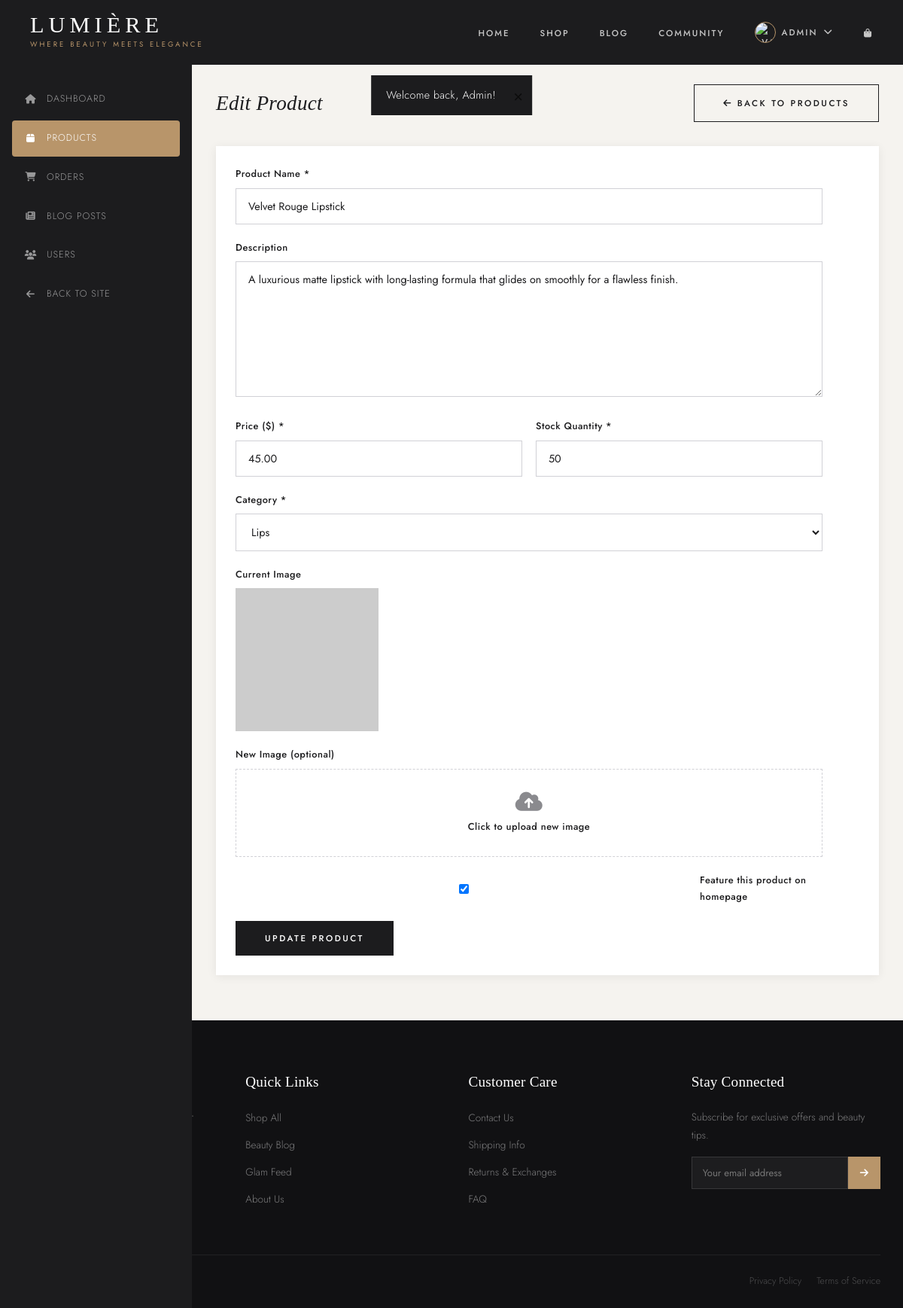
/admin/edit-product.php?id=1 (signed in), run on the app's committed database.
### tables this page shows
CREATE TABLE products (
    id INT PRIMARY KEY AUTO_INCREMENT,
    name VARCHAR(255) NOT NULL,
    description TEXT,
    price DECIMAL(10, 2) NOT NULL,
    category ENUM('Lips', 'Eyes', 'Face', 'Sets') NOT NULL,
    image VARCHAR(255) NOT NULL,
    stock INT DEFAULT 0,
    featured TINYINT(1) DEFAULT 0,
    created_at TIMESTAMP DEFAULT CURRENT_TIMESTAMP
);

### includes/db.php (called while the page is built, shortened)
<?php
function h($string) {
    return htmlspecialchars($string, ENT_QUOTES, 'UTF-8');
}

### admin/edit-product.php (the view, shortened to what this page needs)
<?php
require_once '../includes/db.php';
$productId = filter_input(INPUT_GET, 'id', FILTER_VALIDATE_INT);
$stmt = $pdo->prepare("SELECT * FROM products WHERE id = ?");
$stmt->execute([$productId]);
$product = $stmt->fetch();
require_once '../includes/header.php';
?>
<div class="admin-layout">
    <aside class="admin-sidebar">
        <ul class="admin-sidebar-menu">
            <li><a href="dashboard.php"><i class="fas fa-home"></i> Dashboard</a></li>
            <li><a href="products.php" class="active"><i class="fas fa-box"></i> Products</a></li>
            <li><a href="orders.php"><i class="fas fa-shopping-cart"></i> Orders</a></li>
            <li><a href="blogs.php"><i class="fas fa-newspaper"></i> Blog Posts</a></li>
            <li><a href="users.php"><i class="fas fa-users"></i> Users</a></li>
            <li><a href="../index.php"><i class="fas fa-arrow-left"></i> Back to Site</a></li>
        </ul>
    </aside>
    <div class="admin-main">
        <div class="admin-header">
            <h1>Edit Product</h1>
            <a href="products.php" class="btn btn-outline">
                <i class="fas fa-arrow-left"></i> Back to Products
            </a>
        </div>
        <div class="admin-card">
            <form method="POST" enctype="multipart/form-data" class="admin-form">
                <div class="form-group">
                    <label for="name">Product Name *</label>
                    <input type="text" id="name" name="name" value="<?php echo h($product['name']); ?>" required>
                </div>
                <div class="form-group">
                    <label for="description">Description</label>
                    <textarea id="description" name="description"><?php echo h($product['description']); ?></textarea>
                </div>
                <div class="form-row">
                    <div class="form-group">
                        <label for="price">Price ($) *</label>
                        <input type="number" id="price" name="price" step="0.01" min="0"
                               value="<?php echo h($product['price']); ?>" required>
                    </div>
                    <div class="form-group">
                        <label for="stock">Stock Quantity *</label>
                        <input type="number" id="stock" name="stock" min="0"
                               value="<?php echo h($product['stock']); ?>" required>
                    </div>
                </div>
                <div class="form-group">
                    <label for="category">Category *</label>
                    <select id="category" name="category" required>
                        <option value="Lips" <?php echo $product['category'] === 'Lips' ? 'selected' : ''; ?>>Lips</option>
                    </select>
                </div>
                <div class="form-group">
                    <label>Current Image</label>
                    <img src="../uploads/products/<?php echo h($product['image']); ?>" alt="Current image" class="current-image"
                         onerror="this.src='https://placehold.co/200x200/f5f0e8/c9a84c?text=Product'">
                </div>
                <div class="form-group">
                    <label for="image">New Image (optional)</label>
                    <label class="image-upload-admin" style="display: block; cursor: pointer;">
                        <i class="fas fa-cloud-upload-alt"></i>
                        <p>Click to upload new image</p>
                    </label>
                </div>
                <div class="form-group">
                    <label style="display: flex; align-items: center; gap: 10px; cursor: pointer;">
                        <input type="checkbox" name="featured" value="1" <?php echo $product['featured'] ? 'checked' : ''; ?>>
                        Feature this product on homepage
                    </label>
                </div>
                <button type="submit" class="btn btn-primary">Update Product</button>
            </form>
        </div>
    </div>
</div>
<?php require_once '../includes/footer.php'; ?>

### css/style.css (style rules this page uses)
:root { --ivory: #FAF7F2; --charcoal: #1C1C1E; --charcoal-2: #2C2C2E; --rose-gold: #B8956A; --rose-gold-lt: #C9A96E; --blush: #F2E8E1; --blush-dark: #E8D5C8; --white: #FFFFFF; --muted: #8A8A8E; --muted-light: #D1D1D6; --success: #34A853; --error: #C0392B; --warning: #E67E22; --font-head: 'Cormorant Garamond', Georgia, serif; --font-body: 'Jost', 'Helvetica Neue', sans-serif; --ease: cubic-bezier(0.25, 0.46, 0.45, 0.94); --trans: all 0.35s var(--ease); --shadow-sm: 0 2px 12px rgba(28,28,30,0.07); --shadow-md: 0 8px 32px rgba(28,28,30,0.12); --shadow-lg: 0 20px 60px rgba(28,28,30,0.15); }
*, *::before, *::after { margin: 0; padding: 0; box-sizing: border-box; }
html { scroll-behavior: smooth; }
body { font-family: var(--font-body); font-weight: 300; font-size: 15px; line-height: 1.75; color: var(--charcoal); background-color: var(--ivory); -webkit-font-smoothing: antialiased; }
a { text-decoration: none; color: inherit; transition: var(--trans); }
ul { list-style: none; }
img { max-width: 100%; height: auto; display: block; }
button { cursor: pointer; font-family: inherit; border: none; background: none; }
input, textarea, select { font-family: inherit; font-size: inherit; }
h1, h2, h3, h4, h5, h6 { font-family: var(--font-head); font-weight: 400; line-height: 1.25; color: var(--charcoal); letter-spacing: 0.01em; }
h1 { font-size: clamp(2.8rem, 6vw, 5rem); }
.btn { display: inline-block; padding: 14px 38px; font-family: var(--font-body); font-size: 0.72rem; font-weight: 500; letter-spacing: 2.5px; text-transform: uppercase; cursor: pointer; transition: var(--trans); border: none; position: relative; overflow: hidden; }
.btn-primary { background: var(--charcoal); color: var(--white); border: 1.5px solid var(--charcoal); }
.btn-outline { background: transparent; color: var(--charcoal); border: 1.5px solid var(--charcoal); }
.form-group { margin-bottom: 20px; }
.form-group label { display: block; margin-bottom: 7px; font-weight: 500; font-size: 0.8rem; letter-spacing: 0.5px; }
.form-group input, .form-group textarea, .form-group select { width: 100%; padding: 13px 16px; border: 1px solid var(--muted-light); background: var(--white); transition: var(--trans); font-size: 0.9rem; color: var(--charcoal); outline: none; }
.form-row { display: grid; grid-template-columns: 1fr 1fr; gap: 18px; }
.admin-layout { display: flex; min-height: 100vh; padding-top: 80px; }
.admin-sidebar { width: 255px; background: var(--charcoal); padding: 28px 0; position: fixed; top: 80px; left: 0; bottom: 0; overflow-y: auto; }
.admin-sidebar-menu { padding: 0 16px; }
.admin-sidebar-menu li { margin-bottom: 4px; }
.admin-sidebar-menu a { display: flex; align-items: center; gap: 12px; padding: 13px 16px; color: rgba(255,255,255,0.55); font-size: 0.78rem; letter-spacing: 1px; text-transform: uppercase; border-radius: 4px; transition: var(--trans); }
.admin-sidebar-menu a:hover, .admin-sidebar-menu a.active { background: var(--rose-gold); color: var(--white); }
.admin-sidebar-menu i { width: 18px; text-align: center; }
.admin-main { flex: 1; margin-left: 255px; padding: 32px; background: #F5F3EF; }
.admin-header { display: flex; justify-content: space-between; align-items: center; margin-bottom: 32px; }
.admin-header h1 { font-size: 1.7rem; font-style: italic; }
.admin-card { background: var(--white); padding: 26px; margin-bottom: 28px; box-shadow: var(--shadow-sm); }
.admin-form { max-width: 780px; }
.admin-form .form-group textarea { min-height: 180px; resize: vertical; }
.image-upload-admin { border: 1.5px dashed var(--muted-light); padding: 28px; text-align: center; cursor: pointer; transition: var(--trans); margin-bottom: 18px; }
.image-upload-admin i { font-size: 1.8rem; color: var(--muted); margin-bottom: 8px; }
.current-image { max-width: 190px; margin-bottom: 14px; }

### data on the page
products: name "Velvet Rouge Lipstick", description "A luxurious matte lipstick with long-lasting formula that glides on smoothly for a flawless finish.", price "45.00", stock "50", category "Lips", featured "☑"

### other printed values
$flash['message'] "Welcome back, Admin!"
$_SESSION['user_name'] "ADMIN"
